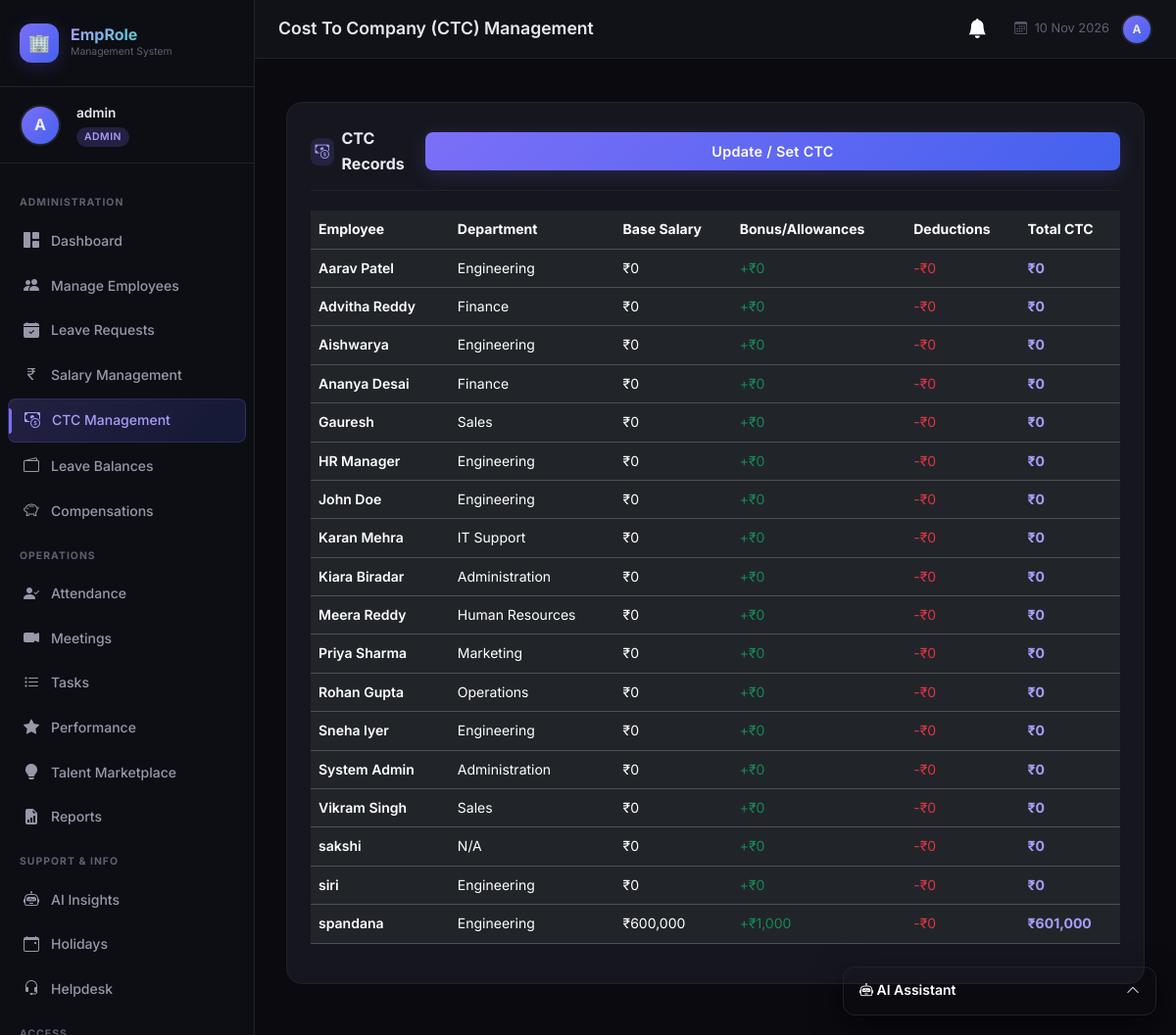
Screenshot of /hr/ctc (signed in) with the database file from the repository.
### tables this page shows
CREATE TABLE ctc (
            id INTEGER PRIMARY KEY AUTOINCREMENT,
            employee_id INTEGER NOT NULL UNIQUE,
            base_salary REAL NOT NULL DEFAULT 0,
            bonus REAL DEFAULT 0,
            deductions REAL DEFAULT 0,
            total_ctc REAL NOT NULL DEFAULT 0,
            FOREIGN KEY (employee_id) REFERENCES employees(id)
        );

CREATE TABLE employees (
            id INTEGER PRIMARY KEY AUTOINCREMENT,
            user_id INTEGER UNIQUE,
            name TEXT NOT NULL,
            email TEXT NOT NULL,
            phone TEXT,
            department TEXT,
            designation TEXT,
            joining_date DATE,
            status TEXT DEFAULT 'active',
            FOREIGN KEY (user_id) REFERENCES users(id)
        );

### hr_extensions.py (the view)
@hr_extensions_bp.route('/hr/ctc', methods=['GET'])
@login_required
@role_required('hr', 'admin')
def admin_ctc():
    db = get_db()
    db.execute("INSERT OR IGNORE INTO ctc (employee_id) SELECT id FROM employees")
    db.commit()
    records = db.execute(
        "SELECT c.*, e.name, e.department FROM ctc c "
        "JOIN employees e ON c.employee_id=e.id "
        "ORDER BY e.name"
    ).fetchall()
    employees = db.execute("SELECT id, name FROM employees").fetchall()
    db.close()
    return render_template('hr_extensions/admin_ctc.html', records=records, employees=employees)

### ai_service.py (called while the page is built)
@ai_service_bp.before_app_request
def setup_ai():
    if not hasattr(ai_service_bp, 'schema_initialized'):
        init_ai_schema()
        ai_service_bp.schema_initialized = True

### app.py (called while the page is built)
@app.context_processor
def inject_notifications():
    if 'user_id' in session:
        db = get_db()
        n = db.execute("SELECT * FROM notifications WHERE user_id=? AND is_read=0 ORDER BY created_at DESC LIMIT 5", (session['user_id'],)).fetchall()
        c = db.execute("SELECT COUNT(*) as c FROM notifications WHERE user_id=? AND is_read=0", (session['user_id'],)).fetchone()['c']
        db.close()
        return dict(recent_notifications=n, unread_notifications_count=c)
    return dict(recent_notifications=[], unread_notifications_count=0)

### database.py (called while the page is built)
def get_db():
    conn = sqlite3.connect(DB_PATH)
    conn.row_factory = sqlite3.Row
    conn.execute("PRAGMA foreign_keys = ON")
    return conn

### hr_extensions.py (called while the page is built)
def login_required(f):
    @wraps(f)
    def decorated(*args, **kwargs):
        if 'user_id' not in session:
            flash('Please log in to access this page.', 'warning')
            return redirect(url_for('login'))
        return f(*args, **kwargs)
    return decorated

def role_required(*roles):
    def decorator(f):
        @wraps(f)
        def decorated(*args, **kwargs):
            if 'user_id' not in session:
                return redirect(url_for('login'))
            if session.get('role') not in roles:
                flash('Access denied. Insufficient permissions.', 'danger')
                return redirect(url_for('dashboard'))
            return f(*args, **kwargs)
        return decorated
    return decorator

### hr_extensions_db.py (called while the page is built)
def get_db():
    conn = sqlite3.connect(DB_PATH)
    conn.row_factory = sqlite3.Row
    conn.execute("PRAGMA foreign_keys = ON")
    return conn

### templates/hr_extensions/admin_ctc.html (shortened to what this page needs)
{% extends "base.html" %}
{% block page_title %}Cost To Company (CTC) Management{% endblock %}
{% block content %}
<div class="content-card">
  <div class="card-header-custom">
    <div class="card-title-custom">
      <div class="title-icon"><i class="bi bi-cash-coin"></i></div>
      CTC Records
    </div>
    <button type="button" class="btn-primary-custom px-4 py-2" data-bs-toggle="modal" data-bs-target="#addCtcModal">
      Update / Set CTC
    </button>
  </div>
  <div class="table-responsive">
    <table class="table table-dark table-hover align-middle">
      <thead>
        <tr>
          <th>Employee</th>
          <th>Department</th>
          <th>Base Salary</th>
          <th>Bonus/Allowances</th>
          <th>Deductions</th>
          <th>Total CTC</th>
        </tr>
      </thead>
      <tbody>
        {% for r in records %}
        <tr>
          <td><span style="font-weight:600;">{{ r.name }}</span></td>
          <td>{{ r.department or 'N/A' }}</td>
          <td>₹{{ "{:,.0f}".format(r.base_salary) }}</td>
          <td><span class="text-success">+₹{{ "{:,.0f}".format(r.bonus) }}</span></td>
          <td><span class="text-danger">-₹{{ "{:,.0f}".format(r.deductions) }}</span></td>
          <td style="font-weight:700; color:var(--accent-purple-light);">₹{{ "{:,.0f}".format(r.total_ctc) }}</td>
        </tr>
        {% else %}
        <tr>
          <td colspan="6" class="text-center py-4" style="color:var(--text-muted);">No CTC records configured yet.</td>
        </tr>
        {% endfor %}
      </tbody>
    </table>
  </div>
</div>
{% endblock %}

### static/css/style.css (style rules this page uses)
:root { --bg-primary: #0a0a0f; --bg-secondary: #111118; --bg-card: #16161f; --bg-card-hover: #1e1e2a; --sidebar-bg: #0d0d14; --sidebar-width: 260px; --accent-purple: #7c6ff7; --accent-purple-light: #a89df9; --accent-teal: #00d4aa; --accent-teal-light: #33ddbb; --accent-orange: #ff6b35; --accent-pink: #f72585; --accent-blue: #4361ee; --text-primary: #e8e8f0; --text-secondary: #9898aa; --text-muted: #606070; --border-color: #22222e; --border-glow: rgba(124, 111, 247, 0.3); --shadow-sm: 0 2px 8px rgba(0, 0, 0, 0.4); --shadow-md: 0 4px 20px rgba(0, 0, 0, 0.5); --shadow-lg: 0 8px 40px rgba(0, 0, 0, 0.6); --shadow-accent: 0 4px 20px rgba(124, 111, 247, 0.2); --radius-sm: 8px; --radius-md: 12px; --radius-lg: 16px; --radius-xl: 20px; --transition: all 0.25s cubic-bezier(0.4, 0, 0.2, 1); }
*, *::before, *::after { box-sizing: border-box; margin: 0; padding: 0; }
html { scroll-behavior: smooth; }
body { font-family: 'Inter', -apple-system, BlinkMacSystemFont, sans-serif; background: var(--bg-primary); color: var(--text-primary); min-height: 100vh; overflow-x: hidden; font-size: 14px; line-height: 1.6; }
.btn-primary-custom { background: linear-gradient(135deg, var(--accent-purple), var(--accent-blue)); border: none; color: white; font-weight: 600; padding: 11px 24px; border-radius: var(--radius-sm); transition: var(--transition); font-size: 0.9rem; letter-spacing: 0.02em; box-shadow: var(--shadow-accent); width: 100%; }
.content-card { background: var(--bg-card); border: 1px solid var(--border-color); border-radius: var(--radius-lg); padding: 1.5rem; margin-bottom: 1.5rem; }
.card-header-custom { display: flex; align-items: center; justify-content: space-between; margin-bottom: 1.25rem; padding-bottom: 0.875rem; border-bottom: 1px solid var(--border-color); }
.card-title-custom { font-size: 1rem; font-weight: 700; color: var(--text-primary); display: flex; align-items: center; gap: 8px; }
.card-title-custom .title-icon { width: 28px; height: 28px; background: rgba(124, 111, 247, 0.15); border-radius: 8px; display: flex; align-items: center; justify-content: center; color: var(--accent-purple-light); font-size: 0.9rem; }
.content-card { animation: fadeIn 0.4s ease forwards; animation-delay: 0.2s; opacity: 0; animation-fill-mode: forwards; }

### rows the page displays
ctc: name "Aarav Patel", department "Engineering", base_salary "0", bonus "0", deductions "0", total_ctc "0"
ctc: name "Advitha Reddy", department "Finance", base_salary "0", bonus "0", deductions "0", total_ctc "0"
ctc: name "Aishwarya", department "Engineering", base_salary "0", bonus "0", deductions "0", total_ctc "0"
ctc: name "Ananya Desai", department "Finance", base_salary "0", bonus "0", deductions "0", total_ctc "0"
ctc: name "Gauresh", department "Sales", base_salary "0", bonus "0", deductions "0", total_ctc "0"
ctc: name "HR Manager", department "Engineering", base_salary "0", bonus "0", deductions "0", total_ctc "0"
ctc: name "John Doe", department "Engineering", base_salary "0", bonus "0", deductions "0", total_ctc "0"
ctc: name "Karan Mehra", department "IT Support", base_salary "0", bonus "0", deductions "0", total_ctc "0"
ctc: name "Kiara Biradar", department "Administration", base_salary "0", bonus "0", deductions "0", total_ctc "0"
ctc: name "Meera Reddy", department "Human Resources", base_salary "0", bonus "0", deductions "0", total_ctc "0"
ctc: name "Priya Sharma", department "Marketing", base_salary "0", bonus "0", deductions "0", total_ctc "0"
ctc: name "Rohan Gupta", department "Operations", base_salary "0", bonus "0", deductions "0", total_ctc "0"
ctc: name "Sneha Iyer", department "Engineering", base_salary "0", bonus "0", deductions "0", total_ctc "0"
ctc: name "System Admin", department "Administration", base_salary "0", bonus "0", deductions "0", total_ctc "0"
ctc: name "Vikram Singh", department "Sales", base_salary "0", bonus "0", deductions "0", total_ctc "0"
ctc: name "sakshi", department "N/A", base_salary "0", bonus "0", deductions "0", total_ctc "0"
ctc: name "siri", department "Engineering", base_salary "0", bonus "0", deductions "0", total_ctc "0"
ctc: name "spandana", department "Engineering", base_salary "600,000", bonus "1,000", deductions "0", total_ctc "601,000"

### other values shown
{{ session.username[0].upper() }} "A"
{{ session.username }} "admin"
{{ session.role }} "ADMIN"
